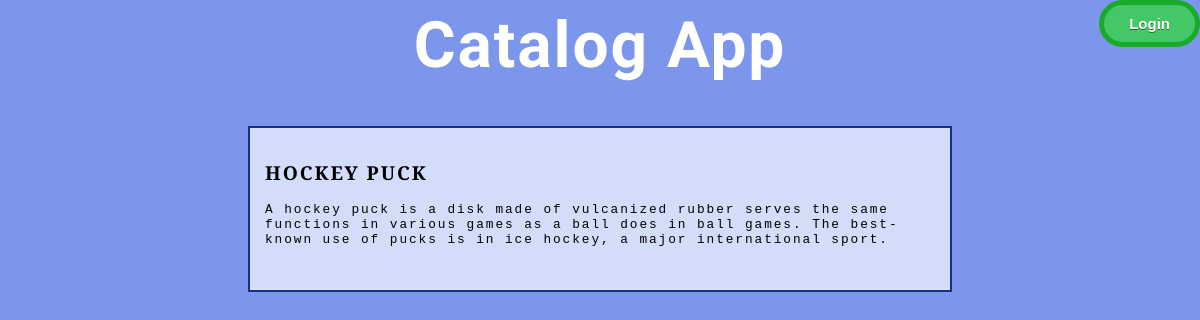
The page /catalog/Hockey/Hockey Puck/ on the database its author committed.
### database_setup.py (models this page shows, shortened)
class SportItem(Base):
    __tablename__ = 'sport_item'
    name = Column(String(80), nullable=False)
    id = Column(Integer, primary_key=True)
    image = Column(String(250))
    description = Column(String(1000))
    user_id = Column(String(80))
    time = Column(DateTime(False))
    sport_category_name = Column(Integer, ForeignKey('sport_category.name'))
    sport_category = relationship(SportCategory)

### catalogapp.py (the view)
@app.route('/catalog/<sport_category_name>/<sport_item_name>/')
def sportItemDescription(sport_category_name, sport_item_name):
    credentials = login_session.get('credentials')
    sport_item = session.query(SportItem).filter_by(
        sport_category_name=sport_category_name, name=sport_item_name).one()
    return render_template('ItemDescriptionPage.html',
                           sport_item=sport_item,
                           credentials=credentials)

### templates/ItemDescriptionPage.html (shortened to what this page needs)
<html>
<head>
    <link rel=stylesheet type=text/css href="{{ url_for('static', filename='styles.css')}}">
</head>
<body>
  <div id="page">
    <div id= "header">
      <div class="title"> <h1> Catalog App </h1></div>
    </div>
    <div class="login">
        {% if credentials %}
        <form action="{{ url_for('gdisconnect') }}">
          <input class= "login" type="submit" value="Logout">
        </form>
        {% else %}
        <form action="{{ url_for('showLogin') }}">
          <input class="login" type="submit" value="Login">
        </form>
        {% endif %}
    </div>
    <div id= "outerbox">
    <div id= "innerbox">
      <div class="itemdescription">
        <h2 style="text-transform: uppercase"> {{ sport_item.name }} </h2>
        <p>{{sport_item.description}}</p>
      </div>
    </div>
    </div>
  </div>
</body>
</html>

### static/styles.css (style rules this page uses)
body { font-size: 80%; font-family: "PT Serif", Courier, monospace; letter-spacing: 0.15em; text-align: center; background-color: #7b96ea; }
h1 { font-family: "Satisfy"; font-size: 500%; color:#FFFFFF; }
#outerbox { width: 700px; margin-left: auto; margin-right: auto; border: 2px solid #153084; background-color: #d3dcf8; }
#innerbox { width: 700px; margin-left: auto; margin-right: auto; padding: 15px; }
.items, .categories, #innerbox, #outerbox { height: auto; overflow:hidden; }
.itemdescription { text-align: left; width: 680px; float: left; }
input[type=submit].login { position:absolute; top:0; right:0; background-color:#44c767; -moz-border-radius:28px; -webkit-border-radius:28px; border-radius:28px; border:5px solid #18ab29; display:inline-block; cursor:pointer; color:#ffffff; font-family:Arial; font-size:15px; font-weight: bold; padding:10px 25px; text-decoration:none; text-shadow:0px 1px 0px #2f6627; }

### rows shown on the page
SportItem: name "HOCKEY PUCK", description "A hockey puck is a disk made of vulcanized rubber serves the same functions in various games as a ball does in ball games. The best-known use of pucks is in ice hockey, a major international sport."
